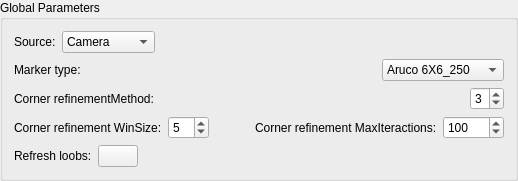
       <widget class="QGroupBox" name="groupBox_3">
        <property name="title">
         <string>Global Parameters</string>
        </property>
        <layout class="QVBoxLayout" name="verticalLayout_12">
         <item>
          <layout class="QHBoxLayout" name="horizontalLayout_24">
           <item>
            <widget class="QLabel" name="label_5">
             <property name="text">
              <string>Source:</string>
             </property>
            </widget>
           </item>
           <item>
            <widget class="QComboBox" name="comboBox_CompositeCalibration_inputSource">
             <item>
              <property name="text">
               <string>Camera</string>
              </property>
             </item>
             <item>
              <property name="text">
               <string>ImageBatch</string>
              </property>
             </item>
            </widget>
           </item>
           <item>
            <spacer name="horizontalSpacer_28">
             <property name="orientation">
              <enum>Qt::Horizontal</enum>
             </property>
             <property name="sizeHint" stdset="0">
              <size>
               <width>40</width>
               <height>20</height>
              </size>
             </property>
            </spacer>
           </item>
          </layout>
         </item>
         <item>
          <layout class="QHBoxLayout" name="horizontalLayout_2">
           <item>
            <widget class="QLabel" name="label_2">
             <property name="text">
              <string>Marker type:</string>
             </property>
            </widget>
           </item>
           <item>
            <spacer name="horizontalSpacer_12">
             <property name="orientation">
              <enum>Qt::Horizontal</enum>
             </property>
             <property name="sizeHint" stdset="0">
              <size>
               <width>40</width>
               <height>20</height>
              </size>
             </property>
            </spacer>
           </item>
           <item>
            <widget class="QComboBox" name="comboBox_markerType">
             <item>
              <property name="text">
               <string>Aruco 6X6_250</string>
              </property>
             </item>
             <item>
              <property name="text">
               <string>Aruco 6X6_1000</string>
              </property>
             </item>
             <item>
              <property name="text">
               <string>Aruco 7X7_250</string>
              </property>
             </item>
             <item>
              <property name="text">
               <string>Aruco 4X4_250</string>
              </property>
             </item>
             <item>
              <property name="text">
               <string>AprilTag_16H5</string>
              </property>
             </item>
            </widget>
           </item>
          </layout>
         </item>
         <item>
          <layout class="QHBoxLayout" name="horizontalLayout_28">
           <item>
            <widget class="QLabel" name="label_12">
             <property name="text">
              <string>Corner refinementMethod:</string>
             </property>
            </widget>
           </item>
           <item>
            <spacer name="horizontalSpacer_30">
             <property name="orientation">
              <enum>Qt::Horizontal</enum>
             </property>
             <property name="sizeHint" stdset="0">
              <size>
               <width>40</width>
               <height>20</height>
              </size>
             </property>
            </spacer>
           </item>
           <item>
            <widget class="QSpinBox" name="spinBox_cornerRefinementMethod">
             <property name="maximum">
              <number>4</number>
             </property>
             <property name="value">
              <number>3</number>
             </property>
            </widget>
           </item>
          </layout>
         </item>
         <item>
          <layout class="QHBoxLayout" name="horizontalLayout_30">
           <item>
            <widget class="QLabel" name="label_17">
             <property name="text">
              <string>Corner refinement WinSize:</string>
             </property>
            </widget>
           </item>
           <item>
            <widget class="QSpinBox" name="spinBox_cornerRefinementWinSize">
             <property name="value">
              <number>5</number>
             </property>
            </widget>
           </item>
           <item>
            <spacer name="horizontalSpacer_31">
             <property name="orientation">
              <enum>Qt::Horizontal</enum>
             </property>
             <property name="sizeHint" stdset="0">
              <size>
               <width>40</width>
               <height>20</height>
              </size>
             </property>
            </spacer>
           </item>
           <item>
            <widget class="QLabel" name="label_18">
             <property name="text">
              <string>Corner refinement MaxIteractions:</string>
             </property>
            </widget>
           </item>
           <item>
            <widget class="QSpinBox" name="spinBox_cornerRefinementMaxIterations">
             <property name="maximum">
              <number>10000</number>
             </property>
             <property name="value">
              <number>100</number>
             </property>
            </widget>
           </item>
          </layout>
         </item>
         <item>
          <layout class="QHBoxLayout" name="horizontalLayout_10">
           <item>
            <widget class="QLabel" name="label_33">
             <property name="text">
              <string>Refresh loobs:</string>
             </property>
            </widget>
           </item>
           <item>
            <widget class="QPushButton" name="pushButton_update_loob_list">
             <property name="text">
              <string/>
             </property>
             <property name="icon">
              <iconset>
               <normaloff>../../../../../../.designer/backup/icon/refresh.png</normaloff>
               <activeon>../../../../../../.designer/backup/icon/refresh.png</activeon>../../../../../../.designer/backup/icon/refresh.png</iconset>
             </property>
            </widget>
           </item>
           <item>
            <spacer name="horizontalSpacer_2">
             <property name="orientation">
              <enum>Qt::Horizontal</enum>
             </property>
             <property name="sizeHint" stdset="0">
              <size>
               <width>40</width>
               <height>20</height>
              </size>
             </property>
            </spacer>
           </item>
          </layout>
         </item>
        </layout>
       </widget>
